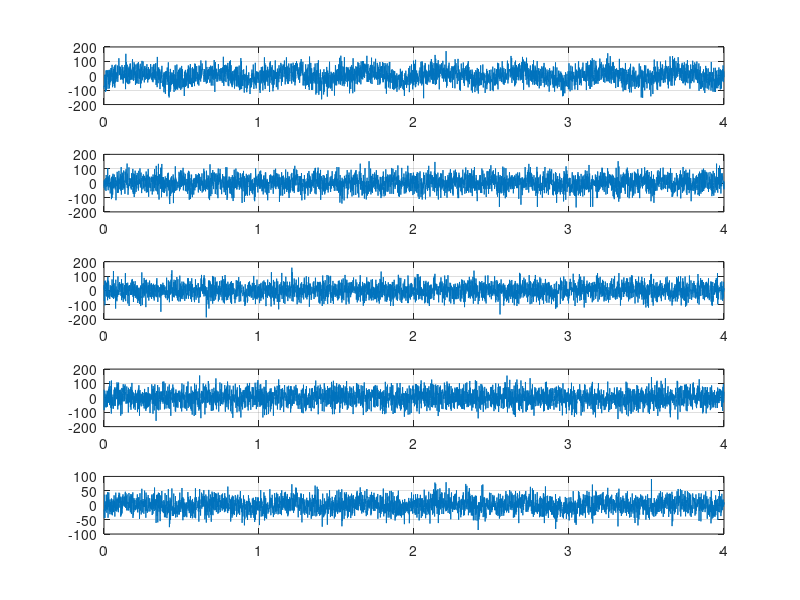
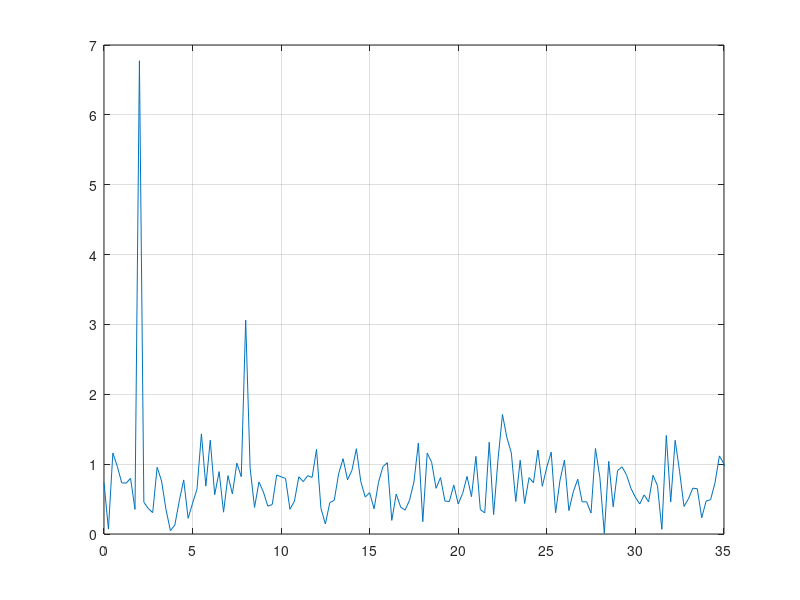

Reproduce these figures in MATLAB, in order.
n = 1000;
t = 0:1/n:4;

f1 = 2;
f2 = 8;
f3 = 12;
f4 = 25;

A1 = 25;
A2 = 12;
A3 = 8;
A4 = 2;

p1 = A1*sin(2*pi*f1*t - 2*pi/7);
p2 = A2*sin(2*pi*f2*t + 2*pi/3);
p3 = A3*sin(2*pi*f3*t - 2*pi/5);
p4 = A4*sin(2*pi*f4*t + 2*pi/3);

%% Adding noise
lent = length(t);
pn1 = p1 + 44*randn(1, lent);
pn2 = p2 + 45*randn(1, lent);
pn3 = p3 + 43*randn(1, lent);
pn4 = p4 + 48*randn(1, lent);

pn_avg = (pn1 + pn2 + pn3 + pn4)/4;

figure;
subplot(5, 1, 1);
plot(t, pn1);
grid on

subplot(5, 1, 2);
plot(t, pn2);
grid on

subplot(5, 1, 3);
plot(t, pn3);
grid on

subplot(5, 1, 4);
plot(t, pn4);
grid on

subplot(5, 1, 5);
plot(t, pn_avg);
grid on

% To Recover--------------------------- %
% from the plot we can deduce clearly that there is a 2Hz frequency, but
% the rest are not easily recognizable. Thus we'll be using fourier
% transform to recover all the frequencies.

N = length(pn_avg);
fp = fft(pn_avg);
p_freq = (0:N-1)*(n/N);
p_mag = abs(fp)/N;

figure;
plot(p_freq(1:N/2), p_mag(1:N/2)*2);
grid on
xlim([0 35]);

% We observe that for different amplitudes, either of the noise or the original signal, 
% the recovery of the frequencies changes. The higher the amplitude of the original frequeny signal
% the better it can be recognized. I have used 3 different levels of noise to portray this.
